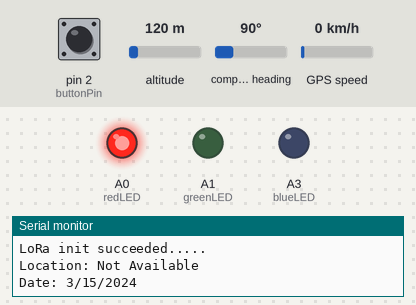
Simulated run of this sketch. Board: Arduino Uno, built with avr-gcc and run on an emulated ATmega328P. Parts: output pins drawn as LEDs (lit = HIGH), the last lines printed to the serial monitor. Inputs (shaded band) come from the test bench; at power-on: pin 2 (buttonPin) HIGH, altitude 120 m, compass heading 90°, GPS speed 0 km/h. Random numbers use the default seed unless the sketch sets one; the GPS gets a fix after 3 s at 37.7749, -122.4194 with 8 satellites; no radio packets arrive unless stated.

Above: at 0.1 s.
At 25.2 s:
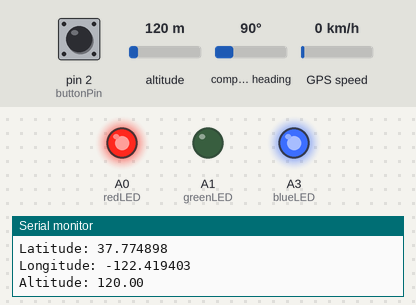
Timing chart, 0 to 26.7 s (numbered marks = the images above):
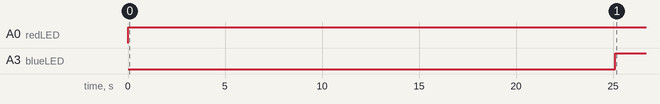

Measured:
- by itself, A0 (redLED): LOW → HIGH at 0.02 s
- by itself, A3 (blueLED): LOW → HIGH at 25.1 s

The sketch:

lorarduinogps.ino
```cpp
/*
   LoRa Duplex communication
   Sends a message every half second, and polls continually
   for new incoming messages. Implements a one-byte addressing scheme,
   with 0xFF as the broadcast address.
   Uses readString() from Stream class to read payload. The Stream class'
   timeout may affect other functuons, like the radio's callback. For an
   created 28 April 2017
   by Tom Igoe
 */
//including libraries for GPS
#include <SPI.h>              // include libraries
#include <TinyGPS++.h>
//including libraries for LORA
#include <SoftwareSerial.h>
#include <LoRa.h>
//basic string library
#include<string.h>
//defining function to get gps data in human readable format
//initialising pins for GPS
// Choose two Arduino pins to use for software serial
const int RXPin = 4;
const int TXPin = 3;

int GPSBaud=9600;
//initialising pins for LoRa
const int csPin = 10;          // LoRa radio chip select
const int resetPin = 9;       // LoRa radio reset
const int irqPin = 1;         // change for your board; must be a hardware interrupt pin
const int buttonPin = 2;
const int redLED = A0;
const int greenLED = A1;
const int blueLED = A3;

//constant character array to be sent using lora
const char gps_data[40]="";
// Create a TinyGPS++ object
TinyGPSPlus gps;

// Create a software serial port called "gpsSerial"
SoftwareSerial gpsSerial(RXPin, TXPin);

//outgoing message initialisation for LoRa
String outgoing;              // outgoing message

byte msgCount = 0;            // count of outgoing messages
byte localAddress = 0xBB;     // address of this device
byte destination = 0xFF;      // destination to send to
long lastSendTime = 0;        // last send time
int interval = 2000;          // interval between sends

void setup() {
  Serial.begin(9600);
  while (!Serial);
  //starting gpd baud
  gpsSerial.begin(GPSBaud);
  pinMode(redLED, OUTPUT);
  pinMode(greenLED, OUTPUT);
  pinMode(blueLED, OUTPUT);
  pinMode(buttonPin,INPUT_PULLUP);

  Serial.println("Starting lora.....");
  Serial.println("LoRa Duplex");

  // override the default CS, reset, and IRQ pins (optional)
  LoRa.setPins(csPin, resetPin, irqPin);// set CS, reset, IRQ pin

  if (!LoRa.begin(915E6)) {             // initialize ratio at 915 MHz
    Serial.println("LoRa init failed. Check your connections.......");
    while (true);                       // if failed, do nothing
  }

  Serial.println("LoRa init succeeded.....");
  if (gpsSerial.available() > 0){
    if (gps.encode(gpsSerial.read())){
        int i=10;
        while(i>0){
          displayInfo();
          i--;
          delay(1000);
        }}
}}

void loop() {
 digitalWrite(redLED,HIGH);
  //fetching gps data
 if (gpsSerial.available() > 0){
    if (gps.encode(gpsSerial.read())){
        int i=10;
        while(i>0){
          displayInfo();
          i--;
          delay(1000);
        }
        Serial.println("GPS check complete");
        delay(5000);
        Serial.println("Ready to hit the button");
        digitalWrite(blueLED,HIGH);
        int buttonState=digitalRead(buttonPin);
        int lastButtonState=NULL;
          if(buttonState != lastButtonState){
            if((buttonState == LOW)){
              Serial.print("GPS State:");
              Serial.println(get_gpsdata(gps_data));
              if(get_gpsdata(gps_data)==0){
                  for(int i=0;i<10;i++){
                    if (millis() - lastSendTime > interval) {
                    String message = String(random(100000)+gps_data);   // send a message
                    sendMessage(message);
                    Serial.println("Sending " + message);
                    lastSendTime = millis();            // timestamp the message
                    interval = random(2000) + 1000;    // 2-3 seconds
                    }
                    digitalWrite(greenLED,HIGH);
                    // parse for a packet, and call onReceive with the result:
                    onReceive(LoRa.parsePacket());
                  }
              }
            }
          lastButtonState=buttonState;
          }
        Serial.println(gps_data);
      }
  }
  // If 5000 milliseconds pass and there are no characters coming in
  // over the software serial port, show a "No GPS detected" error
  else if (millis() > 5000 && gps.charsProcessed() < 10)
  {
    Serial.println("No GPS detected");
    while(true);
  }
 }


void sendMessage(String outgoing){
  LoRa.beginPacket();                   // start packet
  LoRa.write(destination);              // add destination address
  LoRa.write(localAddress);             // add sender address
  LoRa.write(msgCount);                 // add message ID
  LoRa.write(outgoing.length());        // add payload length
  LoRa.print(outgoing);                 // add payload
  LoRa.endPacket();                     // finish packet and send it
  msgCount++;                           // increment message ID
}

void onReceive(int packetSize){
  if (packetSize == 0) return;          // if there's no packet, return

  // read packet header bytes:
  int recipient = LoRa.read();          // recipient address
  byte sender = LoRa.read();            // sender address
  byte incomingMsgId = LoRa.read();     // incoming msg ID
  byte incomingLength = LoRa.read();    // incoming msg length

  String incoming = "";

  while (LoRa.available()){
    incoming += (char)LoRa.read();
  }

  if (incomingLength != incoming.length()) {   // check length for error
    Serial.println("error: message length does not match length");
    return;                             // skip rest of function
  }

  // if the recipient isn't this device or broadcast,
  if (recipient != localAddress && recipient != 0xFF) {
    Serial.println("This message is not for me.");
    return;                             // skip rest of function
  }

  // if message is for this device, or broadcast, print details:
  Serial.println("Received from: 0x" + String(sender, HEX));
  Serial.println("Sent to: 0x" + String(recipient, HEX));
  Serial.println("Message ID: " + String(incomingMsgId));
  Serial.println("Message length: " + String(incomingLength));
  Serial.println("Message: " + incoming);
  Serial.println("RSSI: " + String(LoRa.packetRssi()));
  Serial.println("Snr: " + String(LoRa.packetSnr()));
  Serial.println();
}


void displayInfo(){
  if (gps.location.isValid())
  {
    Serial.print("Latitude: ");
    Serial.println(gps.location.lat(), 6);
    Serial.print("Longitude: ");
    Serial.println(gps.location.lng(), 6);
    Serial.print("Altitude: ");
    Serial.println(gps.altitude.meters());
  }
  else
  {
    Serial.println("Location: Not Available");
  }

  Serial.print("Date: ");
  if (gps.date.isValid())
  {
    Serial.print(gps.date.month());
    Serial.print("/");
    Serial.print(gps.date.day());
    Serial.print("/");
    Serial.println(gps.date.year());
  }
  else
  {
    Serial.println("Not Available");
  }

  Serial.print("Time: ");
  if (gps.time.isValid())
  {
    if (gps.time.hour() < 10) Serial.print(F("0"));
    Serial.print(gps.time.hour());
    Serial.print(":");
    if (gps.time.minute() < 10) Serial.print(F("0"));
    Serial.print(gps.time.minute());
    Serial.print(":");
    if (gps.time.second() < 10) Serial.print(F("0"));
    Serial.print(gps.time.second());
    Serial.print(".");
    if (gps.time.centisecond() < 10) Serial.print(F("0"));
    Serial.println(gps.time.centisecond());
  }
  else
  {
    Serial.println("Not Available");
  }

  Serial.println();
  Serial.println();
  delay(1000);
}


int get_gpsdata(String c){
  Serial.println("Fetching location data");
  if (gps.location.isValid()||gps.date.isValid()||gps.time.isValid())
  {
    (String)c=String(gps.location.lat(),6);
    (String)c=String(gps.location.lng(),6);
    (String)c=String(gps.altitude.meters(),6);
	  c=c+gps.date.value();
    c=c+gps.time.value();

    return 0;
  }
  else
  {
    return 1;
  }
  delay(1000);
}
```
